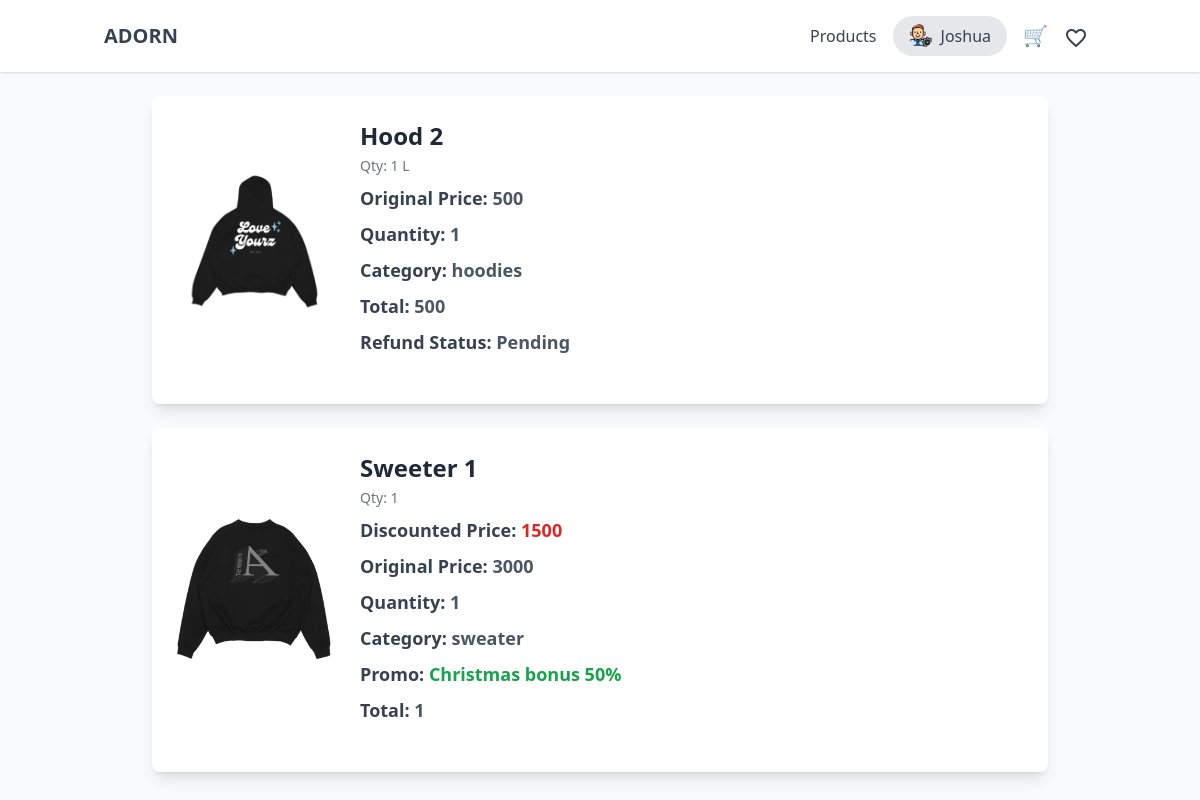
/customer/view_order_details.php?order_id=140 (signed in), run on the app's committed database.
### tables this page shows
CREATE TABLE `user` (
  `user_id` int(11) NOT NULL,
  `Fullname` varchar(60) NOT NULL,
  `Email` varchar(60) NOT NULL,
  `Phone` varchar(60) NOT NULL,
  `Password` varchar(255) NOT NULL,
  `Profile_images` varchar(255) DEFAULT NULL,
  `status` int(11) NOT NULL DEFAULT 0 COMMENT '0=Not Verified,1=Verified',
  `verificationKey` varchar(255) DEFAULT NULL,
  `link_expiration` datetime NOT NULL
);

CREATE TABLE `orders` (
  `order_id` int(11) NOT NULL,
  `order_code` varchar(255) NOT NULL,
  `order_user_id` int(11) NOT NULL,
  `mode_of_payment` varchar(255) NOT NULL,
  `proof_of_payment` varchar(255) DEFAULT NULL,
  `subtotal` decimal(10,2) NOT NULL,
  `vat` float NOT NULL,
  `sf` decimal(10,2) DEFAULT NULL,
  `total` decimal(10,2) NOT NULL,
  `delivery_address` varchar(255) NOT NULL,
  `order_date` datetime NOT NULL,
  `delivered_date` decimal(10,2) DEFAULT NULL,
  `order_status` varchar(60) NOT NULL,
  `reject_reason` varchar(255) DEFAULT NULL,
  `proof_of_del` varchar(255) DEFAULT NULL
);

CREATE TABLE `product` (
  `prod_id` int(11) NOT NULL,
  `prod_code` varchar(60) NOT NULL,
  `prod_name` varchar(60) NOT NULL,
  `prod_currprice` decimal(10,2) NOT NULL,
  `prod_category_id` int(11) NOT NULL,
  `prod_critical` int(11) NOT NULL,
  `prod_description` text NOT NULL,
  `prod_promo_id` int(11) DEFAULT NULL,
  `prod_image` varchar(255) NOT NULL,
  `prod_added` datetime NOT NULL,
  `prod_status` int(11) NOT NULL DEFAULT 1 COMMENT '0=Not Active,\r\n1=Active,\r\n3=Archive',
  `product_stocks` int(11) NOT NULL
);

CREATE TABLE `orders_item` (
  `item_id` int(11) NOT NULL,
  `item_order_id` int(11) NOT NULL,
  `item_product_id` int(11) NOT NULL,
  `item_size` varchar(60) DEFAULT NULL,
  `item_qty` int(11) NOT NULL,
  `item_product_price` decimal(10,0) NOT NULL,
  `promo_discount` varchar(255) DEFAULT NULL,
  `item_total` decimal(10,0) NOT NULL
);

CREATE TABLE `category` (
  `category_id` int(11) NOT NULL,
  `category_name` varchar(60) NOT NULL,
  `category_description` text NOT NULL,
  `status` int(11) NOT NULL DEFAULT 1 COMMENT '0=InActive 1=Active'
);

### customer/view_order_details.php (called while the page is built)
<?php
include "component/header.php";
include "backend/end-points/list_order_item.php";
?>
<?php include "component/footer.php"; ?>

### customer/backend/db.php (called while the page is built, shortened)
<?php
class db_connect
{
    public $host = db_host;
    public $user = db_user;
    public $pass = db_pass;
    public $name = db_name;
    public function connect()
    {
        try {
            $this->conn = new mysqli($this->host, $this->user, $this->pass, $this->name);
        } catch (\Throwable $th) {
            header("Location:setup.php");
        }
    }
}

### customer/backend/class.php (called while the page is built, shortened)
<?php
include ('db.php');
class global_class extends db_connect
{
    public function fetch_user_info($userID){
        $query = $this->conn->prepare("SELECT * FROM user where user_id = '$userID'");
        if ($query->execute()) {
            $result = $query->get_result();
            return $result;
        }
    }
    public function fetch_order_item($userID,$order_id){
        $query = $this->conn->prepare("SELECT * FROM orders
        LEFT JOIN orders_item
        ON orders.order_id = orders_item.item_order_id
        LEFT JOIN product
        ON product.prod_id = orders_item.item_product_id
        LEFT JOIN category
        ON category.category_id = product.prod_category_id
        LEFT JOIN refund
        ON refund.ref_item_id = orders_item.item_id
        where orders.order_user_id = '$userID' AND orders_item.item_order_id ='$order_id'
        ");
        if ($query->execute()) {
            $result = $query->get_result();
            return $result;
        }
    }
}

### customer/backend/end-points/list_order_item.php (the view, shortened to what this page needs)
<div class="flex flex-col lg:flex-row items-center justify-center">
  <main class="flex-1 p-6">
    <div class="space-y-6">
      <?php
        $order_id = $_GET['order_id'];
        $fetch_orders = $db->fetch_order_item($userID, $order_id);
        foreach ($fetch_orders as $order):
            $promo_discount = json_decode($order['promo_discount'], true);
      ?>
      <div class="bg-white shadow-lg rounded-lg p-6 max-w-4xl mx-auto relative">
        <div class="flex flex-col lg:flex-row items-center justify-center gap-6">
          <img src="../upload/<?=$order['prod_image']?>" alt="Product Image" class="w-40 h-40 object-cover rounded-lg mx-auto lg:mx-0">
          <div class="flex-1 text-center lg:text-left">
            <h3 class="text-2xl font-semibold text-gray-800"><?= ucfirst($order['prod_name']) ?></h3>
            <p class="text-sm text-gray-500 mt-1">Qty: <?=$order['item_qty']?> <?php echo ($order['item_size'] == "N/A") ? "" : $order['item_size']; ?></p>
            <?php if ($promo_discount['promoRate']) { ?>
                <p class="text-lg font-semibold text-gray-700 mt-2">Discounted Price:
                  <span class="text-red-600"><?= $order['item_product_price'] - ($order['item_product_price'] * $promo_discount['promoRate']); ?></span>
                </p>
            <?php } ?>
            <p class="text-lg font-semibold text-gray-700 mt-2">Original Price:
              <span class="text-gray-600"><?= $order['item_product_price']; ?></span>
            </p>
            <p class="text-lg font-semibold text-gray-700 mt-2">Quantity:
              <span class="text-gray-600"><?= $order['item_qty']; ?></span>
            </p>
            <p class="text-lg font-semibold text-gray-700 mt-2">Category:
              <span class="text-gray-600"><?= $order['category_name']; ?></span>
            </p>
            <?php if ($promo_discount['promoRate']) { ?>
                <p class="text-lg font-semibold text-gray-700 mt-2">Promo:
                  <span class="text-green-600"><?= $promo_discount['promoName']; ?> <?= ($promo_discount['promoRate'] * 100); ?>%</span>
                </p>
            <?php } ?>
            <p class="text-lg font-semibold text-gray-700 mt-2">Total:
              <span class="text-gray-600"><?= $order['item_total']; ?></span>
            </p>
            <?php
              if ($order['ref_status'] == "Pending") {
                  echo '
                  <p class="text-lg font-semibold text-gray-700 mt-2">Refund Status:
                      <span class="text-gray-600">Pending</span>
                  </p>';
              } else if ($order['ref_status'] == "Approve") {
                  echo '
                  <p class="text-lg font-semibold text-gray-700 mt-2">Refund Status:
                      <span class="text-green-600">Approve</span>
                  </p>';
              } else if ($order['ref_status'] == "Canceled") {
                  echo '
                  <p class="text-lg font-semibold text-gray-700 mt-2">Refund Status:
                      <span class="text-red-600">Canceled</span>
                  </p>';
              }else {
              }
              ?>
          </div>
        </div>
      </div>
      <?php endforeach; ?>
    </div>
  </main>
</div>

### customer/component/header.php (shortened to what this page needs)
<?php
include('backend/class.php');
$db = new global_class();
$is_logged_in = isset($_SESSION['user_id']);
$userID=$_SESSION['user_id'];
$fetch_user_info = $db->fetch_user_info($userID);
foreach ($fetch_user_info as $user):
    $user_fullname=$user['Fullname'];
    $user_profileImages=$user['Profile_images'];
endforeach;
$Fullname =$user_fullname;
$name_parts = explode(" ", $Fullname);
$firstname = $name_parts[0];
?>
<!DOCTYPE html>
<html lang="en">
<head>
  <script src="https://cdn.tailwindcss.com"></script>
  <link rel="stylesheet" href="https://cdnjs.cloudflare.com/ajax/libs/AlertifyJS/1.13.1/css/alertify.css" />
</head>
<body class="bg-gray-50">
<header class="bg-white shadow">
  <div class="container mx-auto px-4 py-4 flex justify-between items-center">
    <div class="text-xl font-bold text-gray-800">
      <a href="index.php" class="text-gray-700 hover:text-blue-600 transition">ADORN</a>
    </div>
    <nav id="navigation" class="hidden lg:flex lg:items-center lg:space-x-4">
      <?php if ($is_logged_in): ?>
        <a href="index.php" class="text-gray-700 hover:text-blue-600 transition">Products</a>
        <div class="relative dropdown">
          <button id="profileButton" class="flex items-center space-x-2 bg-gray-200 hover:bg-gray-300 text-gray-700 rounded-full px-4 py-2">
          <?php
          if ($user_profileImages) {
              echo "<img src='../upload/$user_profileImages' class='h-6 w-6 rounded-full'>";
          }
          ?>
             <span><?= ucfirst($firstname) ?></span>
          </button>
        </div>
      <?php endif; ?>
      <a href="view_cart.php" class="relative text-gray-700 hover:text-blue-600 transition text-xl">
          🛒
      </a>
      <a href="view_wishlist.php" class="relative text-gray-700 hover:text-blue-600 transition text-xl">
          <span class="material-icons align-middle mr-2">favorite_border</span>
      </a>
    </nav>
  </div>
</header>

### data on the page
user: Profile_images (picture), Fullname "Joshua"
orders: product.prod_image (picture), product.prod_name "Hood 2", orders_item.item_qty "1", orders_item.item_size "L", orders_item.item_product_price "500", category.category_name "hoodies", orders_item.item_total "500", shows "Refund Status:", product.prod_name "Sweeter 1", orders_item.item_product_price+promo_discount "1500", orders_item.item_product_price "3000", category.category_name "sweater", orders_item.promo_discount "Christmas bonus", orders_item.promo_discount "50", orders_item.item_total "1"
